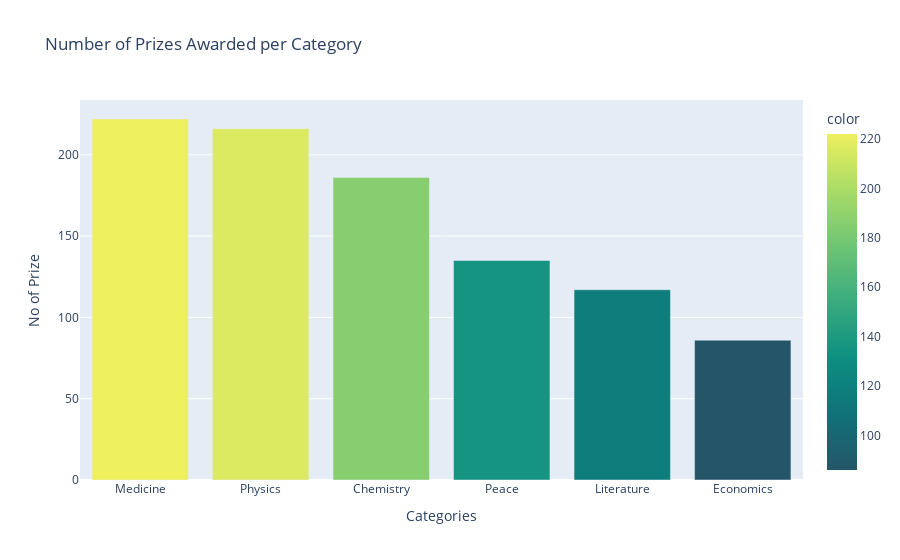

The notebook cell this image was saved under:
### Code cell
# price_per_category = df.category.count()
prizes_per_category = df.category.value_counts()

bar_fig = px.bar(
        x=price_per_category.index,
        y=price_per_category.values,
        color = prizes_per_category.values,
        color_continuous_scale='Aggrnyl',
        title='Number of Prizes Awarded per Category'
)

bar_fig.update_layout(
    xaxis_title='Categories',
    yaxis_title='No of Prize'
)

bar_fig.show()

### Figure 1 — Plotly figure (JSON) as saved in the notebook; plotly's stock layout.template omitted (floating-point values rounded to 4 significant figures)
{"data": [{"alignmentgroup": "True", "hovertemplate": "x=%{x}<br>y=%{y}<br>color=%{marker.color}<extra></extra>", "legendgroup": "", "marker": {"color": [222, 216, 186, 135, 117, 86], "coloraxis": "coloraxis", "pattern": {"shape": ""}}, "name": "", "offsetgroup": "", "orientation": "v", "showlegend": false, "textposition": "auto", "type": "bar", "x": ["Medicine", "Physics", "Chemistry", "Peace", "Literature", "Economics"], "xaxis": "x", "y": [222, 216, 186, 135, 117, 86], "yaxis": "y"}], "layout": {"autosize": true, "barmode": "relative", "coloraxis": {"colorbar": {"title": {"text": "color"}}, "colorscale": [[0, "rgb(36, 86, 104)"], [0.1667, "rgb(15, 114, 121)"], [0.3333, "rgb(13, 143, 129)"], [0.5, "rgb(57, 171, 126)"], [0.6667, "rgb(110, 197, 116)"], [0.8333, "rgb(169, 220, 103)"], [1, "rgb(237, 239, 93)"]]}, "legend": {"tracegroupgap": 0}, "title": {"text": "Number of Prizes Awarded per Category"}, "xaxis": {"anchor": "y", "autorange": true, "domain": [0, 1], "range": [-0.5, 5.5], "title": {"text": "Categories"}, "type": "category"}, "yaxis": {"anchor": "x", "autorange": true, "domain": [0, 1], "range": [0, 233.7], "title": {"text": "No of Prize"}, "type": "linear"}}}
